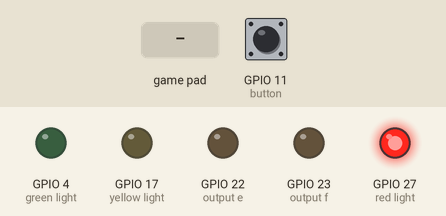
Bench run of a program on a simulated Raspberry Pi (BCM pin numbers) with a Pibrella. On the bench: output pins drawn as LEDs (lit = HIGH). Inputs (shaded band) come from the test bench; at power-on: GPIO 11 (button) LOW.

Above: at 1.2 s.
1.3 s: GPIO 11 (button) pulled HIGH for 0.15 s
At 3.3 s:
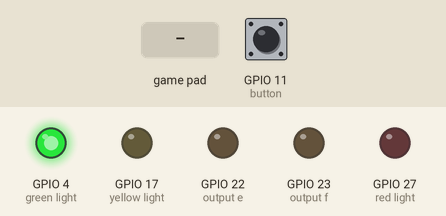
3.8 s: game-controller BTN LEFT pressed
At 3.9 s:
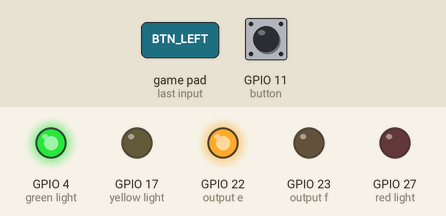
5.5 s: game-controller BTN RIGHT pressed
At 5.6 s:
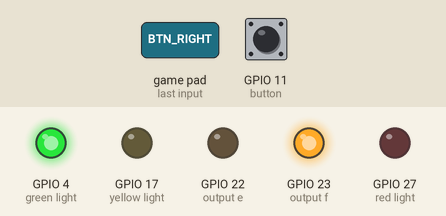
7.2 s: game-controller BTN UP pressed
At 7.3 s:
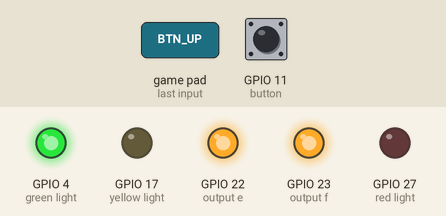
Timing chart, 0 to 9.9 s (numbered marks = the images above; inputs shaded):
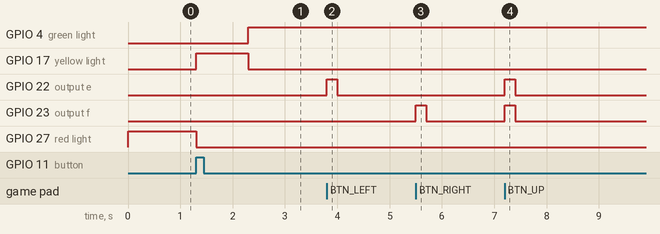

The program:

pibrella-wiimote.py
```python
#
# pibrella-wiimote.py
#
# Use a Wiimote to control LEDs and drive motors via a Pibrella for Raspberry Pi
#
# In this example, the right side motor is connected to output e, and the left to output f
# Currently the script allows explicit connection and disconnection of the Wiimote, but unexpected
# disconnection might leave things in a strange state.

import cwiid
import pibrella
import time

# This method is called when the button on the Pibrella is pressed
def handleConnectBtnPress(pin):
    global attemptingConnection
    global wiimote

    # Only attempt to connect if we aren't already connected, and not trying to connect
    if (wiimote == None and attemptingConnection == False):

        attemptingConnection = True
        pibrella.light.green.off()
        pibrella.light.red.off()
        pibrella.light.yellow.pulse(0, 0, 1, 1)
        try:
            wiimote=cwiid.Wiimote()
            wiimote.rpt_mode = cwiid.RPT_BTN
            pibrella.light.green.on()
            pibrella.light.yellow.off()
            wiimote.led = 1
        except RuntimeError:
            pibrella.light.red.on()
            pibrella.light.yellow.off()

        attemptingConnection = False


# Setup initial states
pibrella.light.green.off()
pibrella.light.yellow.off()
pibrella.light.red.on()

wiimote = None
attemptingConnection = False
pibrella.button.changed(handleConnectBtnPress)

button_delay = 0.2

while True:
    if (wiimote != None):
        buttons = wiimote.state['buttons']

        # If Plus and Minus buttons pressed
        # together then rumble and disconnect Wiimote.
        if (buttons - cwiid.BTN_PLUS - cwiid.BTN_MINUS == 0):
            pibrella.light.green.off()
            pibrella.light.red.on()
            wiimote.rumble = 1
            time.sleep(1)
            wiimote.rumble = 0
            wiimote.close()
            wiimote = None

        # Turn left - (engage right motor only)
        if (buttons & cwiid.BTN_LEFT):
            pibrella.output.e.on()
            time.sleep(button_delay)
            pibrella.output.e.off()

        # Turn right - (engage left motor only)
        if(buttons & cwiid.BTN_RIGHT):
            pibrella.output.f.on()
            time.sleep(button_delay)
            pibrella.output.f.off()

        # Go forward - (engage both motors)
        if (buttons & cwiid.BTN_UP):
            pibrella.output.e.on()
            pibrella.output.f.on()
            time.sleep(button_delay)
            pibrella.output.e.off()
            pibrella.output.f.off()
    else:
        time.sleep(0.1)
```

Measured:
- after the input at 1.3 s, GPIO 4 (green light): LOW → HIGH after 1.0 s; GPIO 17 (yellow light): LOW → HIGH at once, → LOW 1.0 s later; GPIO 27 (red light): HIGH → LOW at once
- after the input at 3.8 s, GPIO 22 (output e): LOW → HIGH at once, → LOW 0.20 s later
- after the input at 5.5 s, GPIO 23 (output f): LOW → HIGH at once, → LOW 0.20 s later
- after the input at 7.2 s, GPIO 22 (output e), GPIO 23 (output f): LOW → HIGH at once, → LOW 0.20 s later
